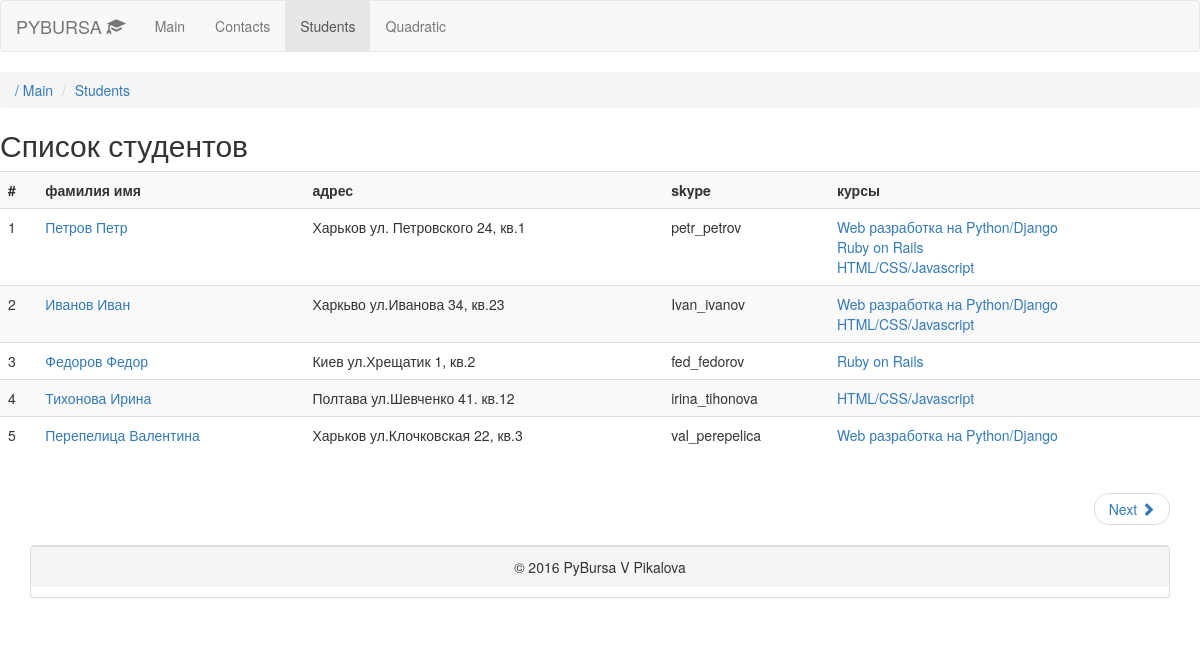
The page /students/ on the database its author committed.
### students/models.py (models this page shows, shortened)
class Student(models.Model):
	name = models.CharField(max_length=255)
	surname = models.CharField(max_length=255)
	date_of_birth = models.DateField()
	email = models.EmailField()
	phone = models.CharField(max_length=15)
	address = models.CharField(max_length=255)
	skype = models.CharField(max_length=128)
	courses = models.ManyToManyField(Course)

### courses/models.py (models this page shows, shortened)
class Course(models.Model):
	name = models.CharField(max_length=255)
	short_description = models.CharField(max_length=255)
	description = models.TextField(max_length=255)
	coach = models.ForeignKey(Coach, null = True, blank = True, related_name='coach_courses')
	assistant = models.ForeignKey(Coach, null = True, blank = True, related_name='assistant_courses')

### students/views.py (the view)
def list_view(request):
    if request.GET:
        student = Student.objects.filter(courses__id=int(request.GET['course_id']))
    else:
        student = Student.objects.all()
    return render(request, 'students/list.html', {'students': student})

### templates/students/list.html (shortened to what this page needs)
{% load staticfiles %}
<!DOCTYPE html>
<html>
<head>
	<link href="{% static 'css/bootstrap.min.css' %}" rel="stylesheet">
	<link href="{% static 'css/style.css' %}" rel="stylesheet">
</head>
<body>
<nav class="navbar navbar-default">
  <div class="container-fluid">
    <div class="navbar-header">
      <a class="navbar-brand" href="{% url 'index' %}">PYBURSA <span class="glyphicon glyphicon-education"></span></a>
    </div>
    <ul class="nav navbar-nav">
      <li><a href="{% url 'index' %}">Main</a></li>
      <li><a href="{% url 'contact' %}">Contacts</a></li>
      <li class="active"><a href="{% url 'students:list_view' %}">Students</a></li>
      <li><a href="{% url 'results'  %}">Quadratic</a></li>
    </ul>
  </div>
</nav>
   <ol class="breadcrumb">
        <li><a href="{% url 'index' %}"><span>/ Main</span></a></li>
        <li><a href="{% url 'students:list_view' %}"><span>Students </span></a></li>
    </ol>
    {% block content %}
    <h2 id = "header_table">Список студентов</h2>
        <div class="table-responsive">
            <table class="table table-striped">
                <tr>
                    <th>#</th>
                    <th>фамилия имя</th>
                    <th>адрес</th>
                    <th>skype</th>
                    <th>курсы</th>
                </tr>
                {% for i in students %}
                <tr>
                    <td>{{ i.id }}</td>
                    <td><a href="{% url 'students:detail' i.id %}">{{i.surname}} {{ i.name }}</a></td>
                    <td>{{ i.address }}</td>
                    <td>{{ i.skype }}</td>
                    <td> {% for course in i.courses.all %}
                        <a href="{% url 'courses:detail' course.id %}">{{ course.name }}<br></a>
                        {% endfor %}
                    </td>
                </tr>
                {% endfor %}
            </table>
        </div>
    {% endblock content %}
    <div class="container">
    <ul class="pager">
        <li class="next"><a href="{% url 'contact' %}">Next <span class="glyphicon glyphicon-chevron-right"></span></a></li>
   </ul>
    <div>
    	<div class="panel panel-default text-center">
            <p class="panel-footer"> © 2016 PyBursa V Pikalova </p>
        </div>
    </div>
    </div>
   </body>
</html>

### rows shown on the page
Student: id "1", surname "Петров", name "Петр", address "Харьков ул. Петровского 24, кв.1", skype "petr_petrov"
Course: name "Web разработка на Python/Django"
Course: name "Ruby on Rails"
Course: name "HTML/CSS/Javascript"
Student: id "2", surname "Иванов", name "Иван", address "Харкьво ул.Иванова 34, кв.23", skype "Ivan_ivanov"
Student: id "3", surname "Федоров", name "Федор", address "Киев ул.Хрещатик 1, кв.2", skype "fed_fedorov"
Student: id "4", surname "Тихонова", name "Ирина", address "Полтава ул.Шевченко 41. кв.12", skype "irina_tihonova"
Student: id "5", surname "Перепелица", name "Валентина", address "Харьков ул.Клочковская 22, кв.3", skype "val_perepelica"
